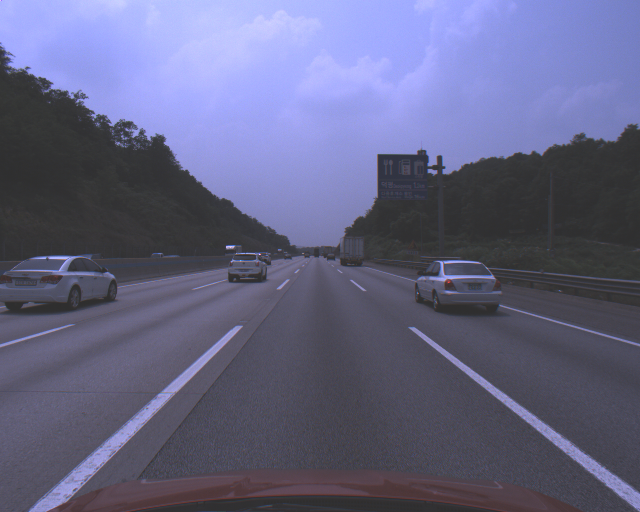
%> input picture Matlab_Code/2019_01_17_Edge_detection/sample.bmp, 1280 x 1024 px (shown at 1/2 size)
$ octave Edge_detection_4.m   (GNU Octave 9; MATLAB toolbox functions it lacks are replaced by stand-ins)
%> lines starting %> are read from the running program, lines starting %| are printed output that depends on the picture; in (x1, y1, x2, y2) boxes, pixels count from 0 and x2, y2 are one past the last pixel; in counts of white or black regions, pixels touching at a corner belong together; the program's own positions count from 1
I=imread('sample.bmp'); %         Input image file here
%> I is the input picture: size 1024x1280x3 uint8; mean R, G, B 98.8, 99.7, 130.5
dim = size(I); % Get size of the image and store in an array called 'dim'.%size array matrix; 1 is height, 2 is width
%> dim = [1024 1280 3]

I2 = rgb2gray(I); % Convert to grayscale
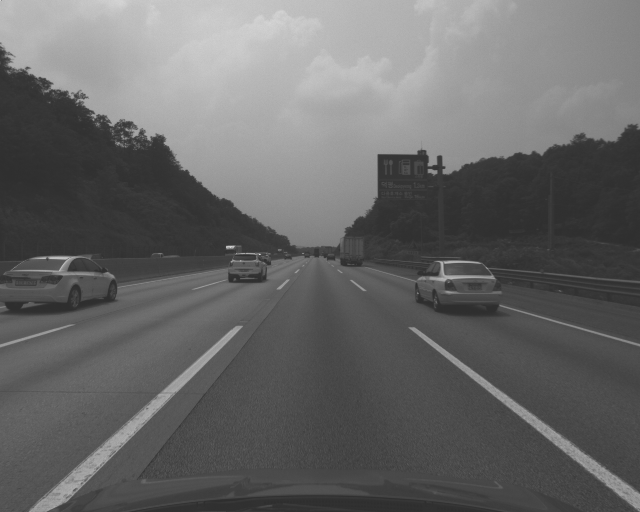
%> I2: size 1024x1280 uint8 (shown at 1/2 size); min 45, max 255, mean 102.9
BW = edge(I2,'canny',[]); % Edge detection using Canny
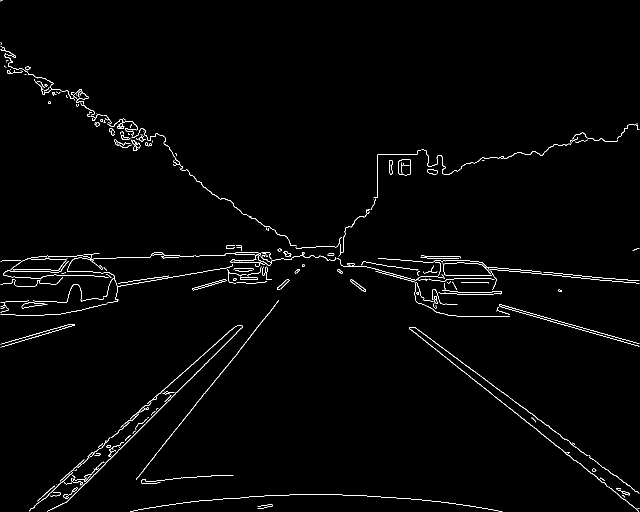
%> BW: size 1024x1280 logical (shown at 1/2 size); 1.4% white in thin lines or dots
cc = bwconncomp(BW);
%> cc = 235 connected components
I4 = labelmatrix(cc);
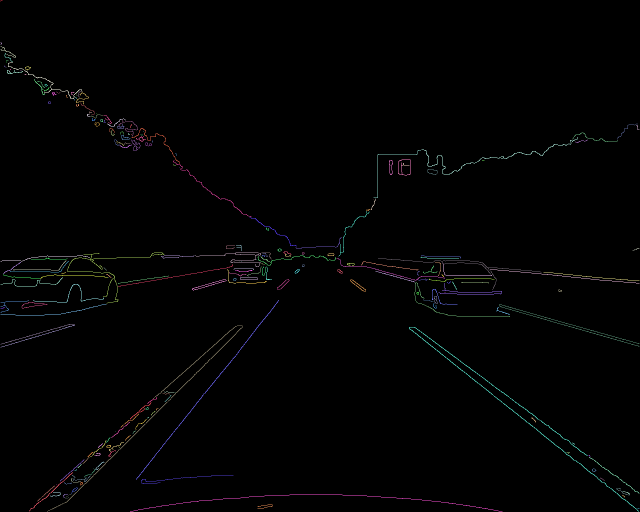
%> I4: size 1024x1280 uint8 (shown at 1/2 size); 236 distinct labels, from 0 to 235; one colour per label, 0 black

a_rp = regionprops(cc,'Area','MajorAxisLength','MinorAxislength','Orientation','PixelList','Eccentricity');
%> a_rp = 235 regions; largest, Area, MajorAxisLength, MinorAxisLength, Eccentricity and Orientation: 1354 632.1 32.73 0.999 -38.62, 1049 605.5 31.06 0.999 45.76, 756 865.1 39.58 0.999 -0.021, 609 531.4 2.51 1 51.35, 604 339 8.77 1 -15.88
idx = ([a_rp.Eccentricity] > 0.99 & [a_rp.Area] > 100 & [a_rp.Orientation] < 60 & [a_rp.Orientation] > -90);
%> idx = 235 logical values, 34 true

BW2 = ismember(I4,find(idx));
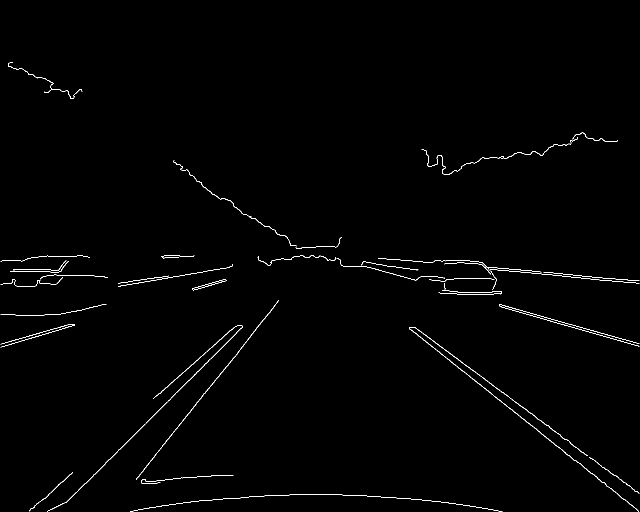
%> BW2: size 1024x1280 logical (shown at 1/2 size); 0.78% white in thin lines or dots, all inside (x1, y1, x2, y2) = (1, 125, 1279, 1023)
[H,T,R] = hough(BW2);
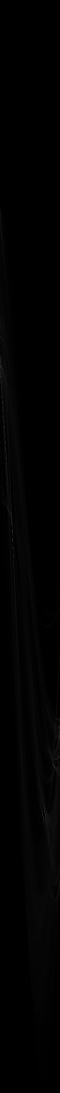
%> H: size 3277x180 double (shown at 1/3 size); min 0, max 391, mean 3.1; drawn with min black and max white
%> T = 180 values from -90 to 89; R = 3277 values from -1638 to 1638

%  figure, imshow(H,[], 'XData', T, 'YData', R, 'InitialMagnification', 'fit');
%  xlabel('\theta'), ylabel('\rho');
axis on, axis normal, hold on;
P  = houghpeaks(H,50,'threshold',ceil(0.1*max(H(:))));
%> P = 50 rows, first 12: [2444 136; 2452 130; 1330 17; 1191 6; 2438 139; 1617 38; 2304 164; 1118 1; 701 5; 2244 171; 1566 36; 1068 2]

% Set houghpeaks parameters, threshold unsure
x = T(P(:,2));
%> x = 50 values, max 87 at index 16, min -90 at index 8, mean -2.94
y = R(P(:,1));
%> y = 50 values, max 1047 at index 18, min -989 at index 13, mean 155.7
plot(x,y,'s','color','white');

% Apply median filtering
I3 = medfilt2(I2);

% Find lines and plot them
lines = houghlines(BW,T,R,P,'FillGap',20,'MinLength',10);
%> lines = 206 lines; longest, point1 to point2 (x, y): (486, 654) to (173, 967), (870, 684) to (1171, 910), (289, 938) to (504, 671), (1002, 610) to (1277, 688), (261, 842) to (67, 1017), (469, 655) to (280, 825)
figure, imshow(I3),imagesc(I3), hold on
max_len = 0;

for k = 1:length(lines)
    xy = [lines(k).point1; lines(k).point2];
    plot(xy(:,1),xy(:,2),'LineWidth',2,'Color','green');

    % plot beginnings and ends of lines
    plot(xy(1,1),xy(1,2),'x','LineWidth',2,'Color','yellow');
    plot(xy(2,1),xy(2,2),'x','LineWidth',2,'Color','red');
end
%> this loop made 206 passes
%> xy on passes 1 to 3: [839 301; 797 344], [609 531; 561 579], [486 654; 173 967]

showlines = struct(lines);
%> showlines has the same summary as lines
cellData = struct2cell(showlines);
%> cellData = 824 items

% X-coordinates are for width
% Y-coordinates are for height
%point1(x y) etc

for i = 1:280
    % 'A' stores all 'x' coordinates of point 1
%> (the run ends here)

$ run again, with Matlab_Code/2019_01_17_Edge_detection/KAKA.jpg saved as Matlab_Code/2019_01_17_Edge_detection/sample.bmp
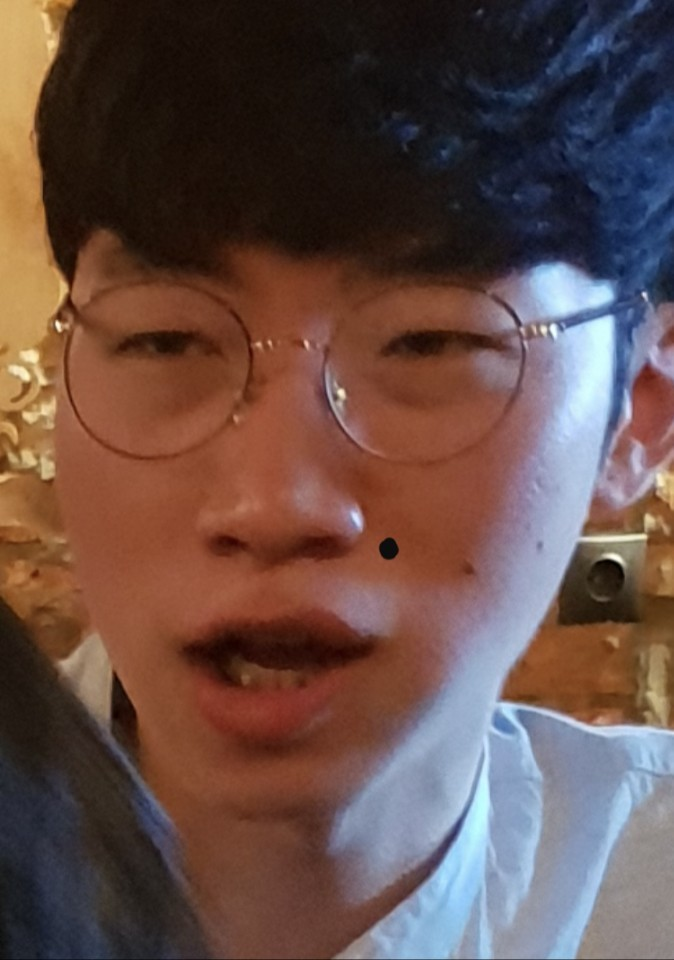
%> input picture Matlab_Code/2019_01_17_Edge_detection/KAKA.jpg, 674 x 960 px
%> I is the input picture: size 960x674x3 uint8; mean R, G, B 101.3, 77.2, 71.6
%> `BW = edge(I2,'canny',[]);`:
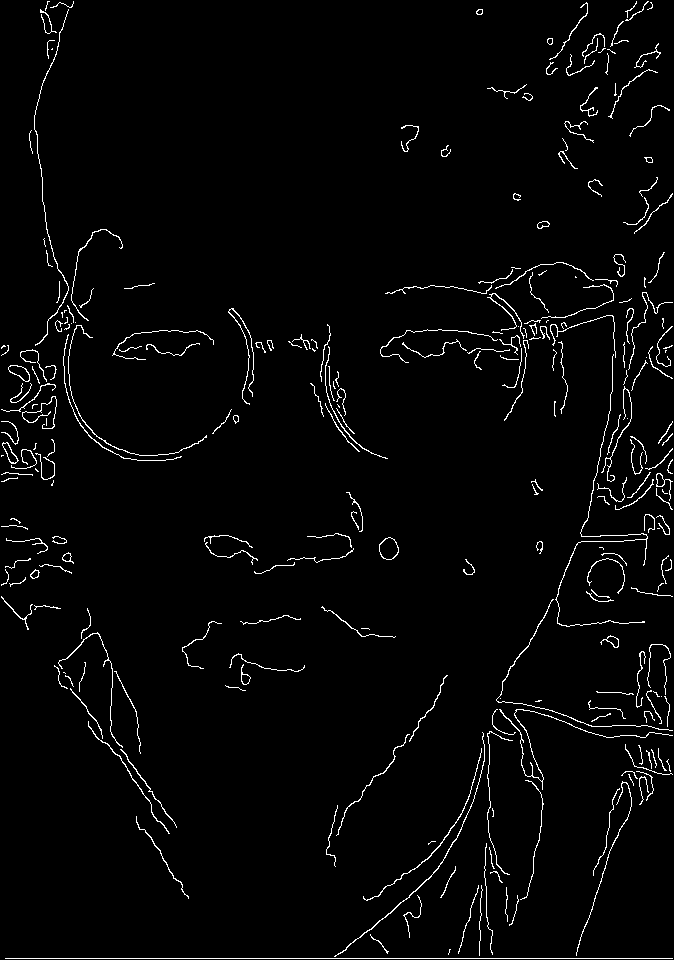
%> BW: size 960x674 logical; 2.5% white in thin lines or dots
%> cc = 267 connected components
%> I4: size 960x674 uint16; 268 distinct labels, from 0 to 267
%> a_rp = 267 regions; largest, Area, MajorAxisLength, MinorAxisLength, Eccentricity and Orientation: 668 771.3 1.15 1 0, 555 295.3 98.66 0.943 84.81, 398 183.5 83.84 0.89 1.79, 393 403.7 39.49 0.995 -89.5, 344 312.1 43.7 0.99 54.22
%> idx = 267 logical values, 14 true
%> `BW2 = ismember(I4,find(idx));`:
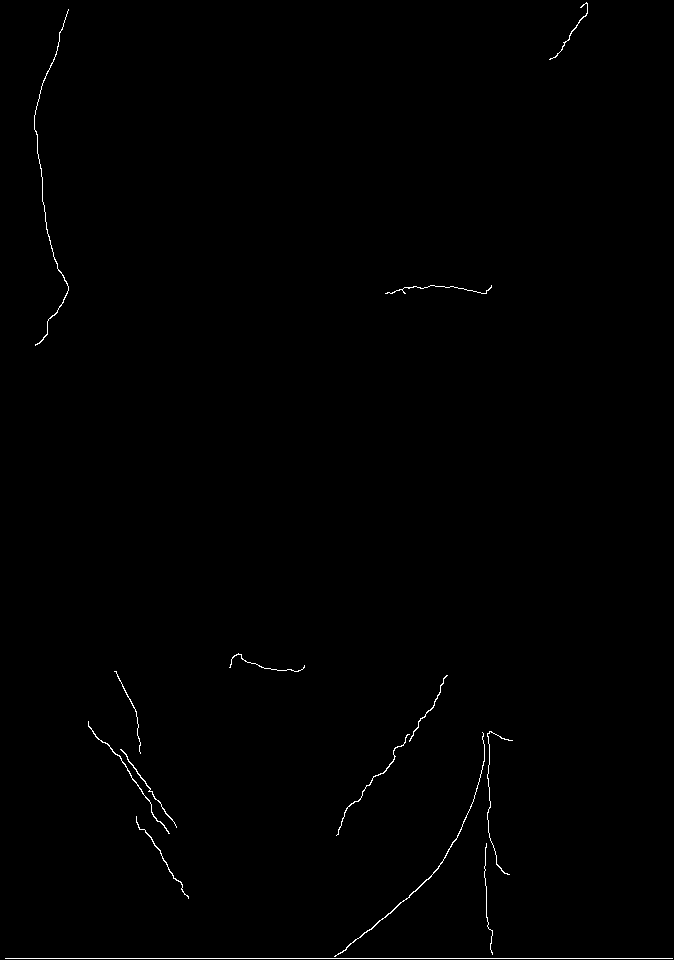
%> BW2: size 960x674 logical; 0.44% white in thin lines or dots
%> T = 180 values from -90 to 89; R = 2345 values from -1172 to 1172
%> P = [215 1; 2122 141; 1675 92; 1643 90; 843 56; 1195 85; 1183 81]
%> x = [-90 50 1 -1 -35 -6 -10]
%> y = [-958 949 502 470 -330 22 10]
%> lines = 20 lines; longest, point1 to point2 (x, y): (6, 959) to (673, 959), (35, 116) to (48, 234), (112, 734) to (177, 828), (422, 886) to (336, 959), (486, 848) to (487, 918), (64, 300) to (72, 344)
%> the loop `for k = 1:length(lines)` made 20 passes
%> xy on passes 1 to 8: [6 959; 673 959], [667 681; 637 706], [613 726; 602 736], [422 886; 336 959], [487 894; 487 918], [489 810; 489 833], [490 732; 490 765], [497 333; 497 352]
%> showlines has the same summary as lines
%> cellData = 80 items
